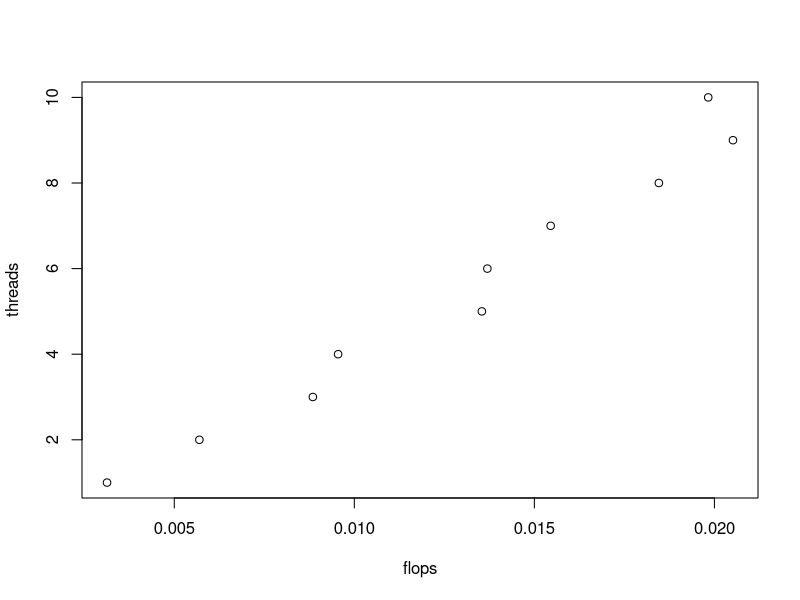

Write R code to recreate this figure.
time <- c(2.8729,1.5797,1.0171,0.9424,0.6646,0.6572,0.5824,0.4876,0.4387,0.4539)
threads <- c(1,2,3,4,5,6,7,8,9,10)
flops <-c(0.00313272,0.00569728,0.00884869,0.00955008,0.013542,0.0136945,0.0154533,0.0184578,0.0205152,0.0198282)
data <- data.frame(flops = flops, threads = threads)

data <- data[order(data$threads), ]

flops <-c(0.00313272,0.00569728,0.00884869,0.00955008,0.013542,0.0136945,0.0154533,0.0184578,0.0205152,0.0198282)

plot(data)
